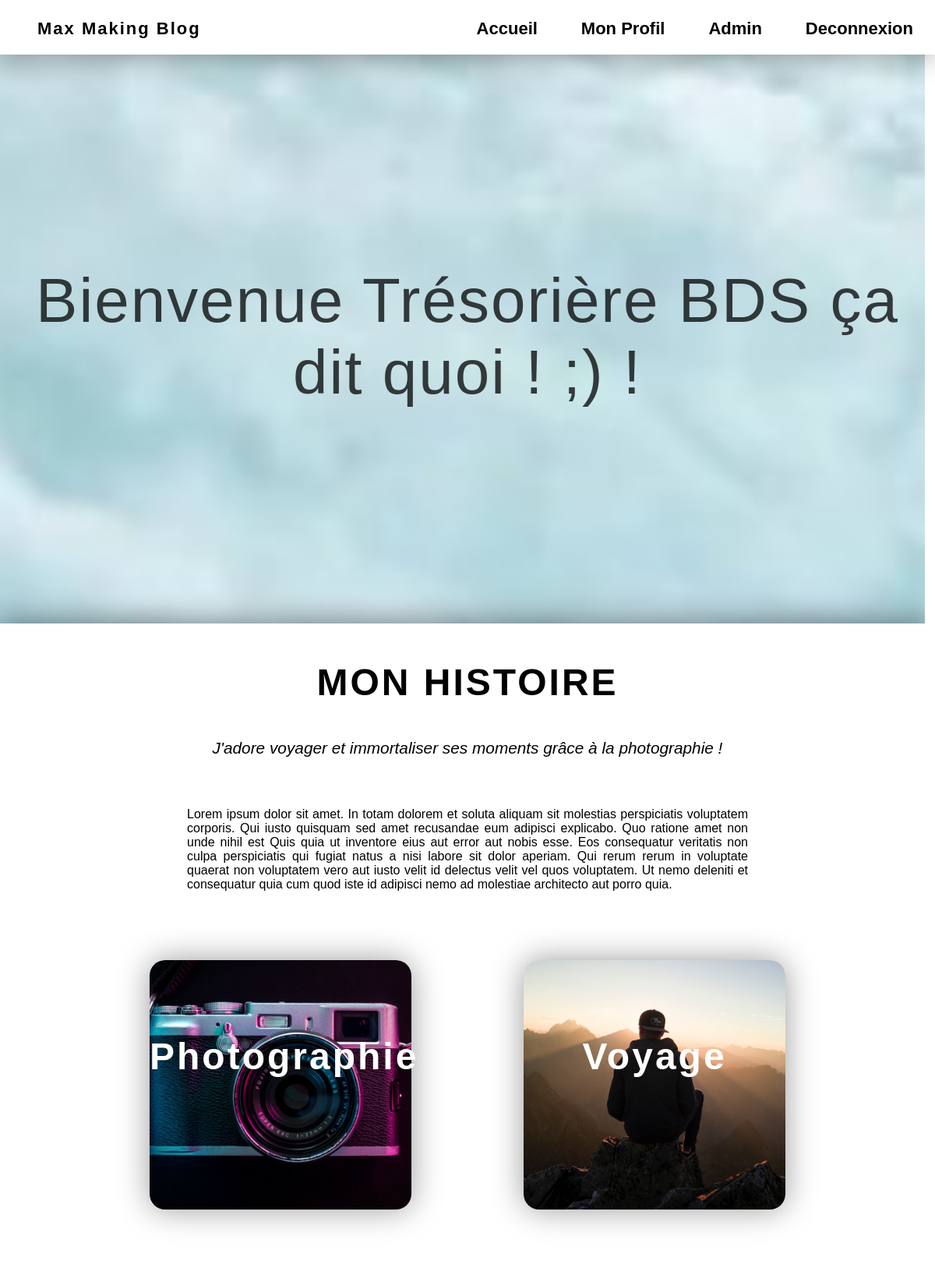
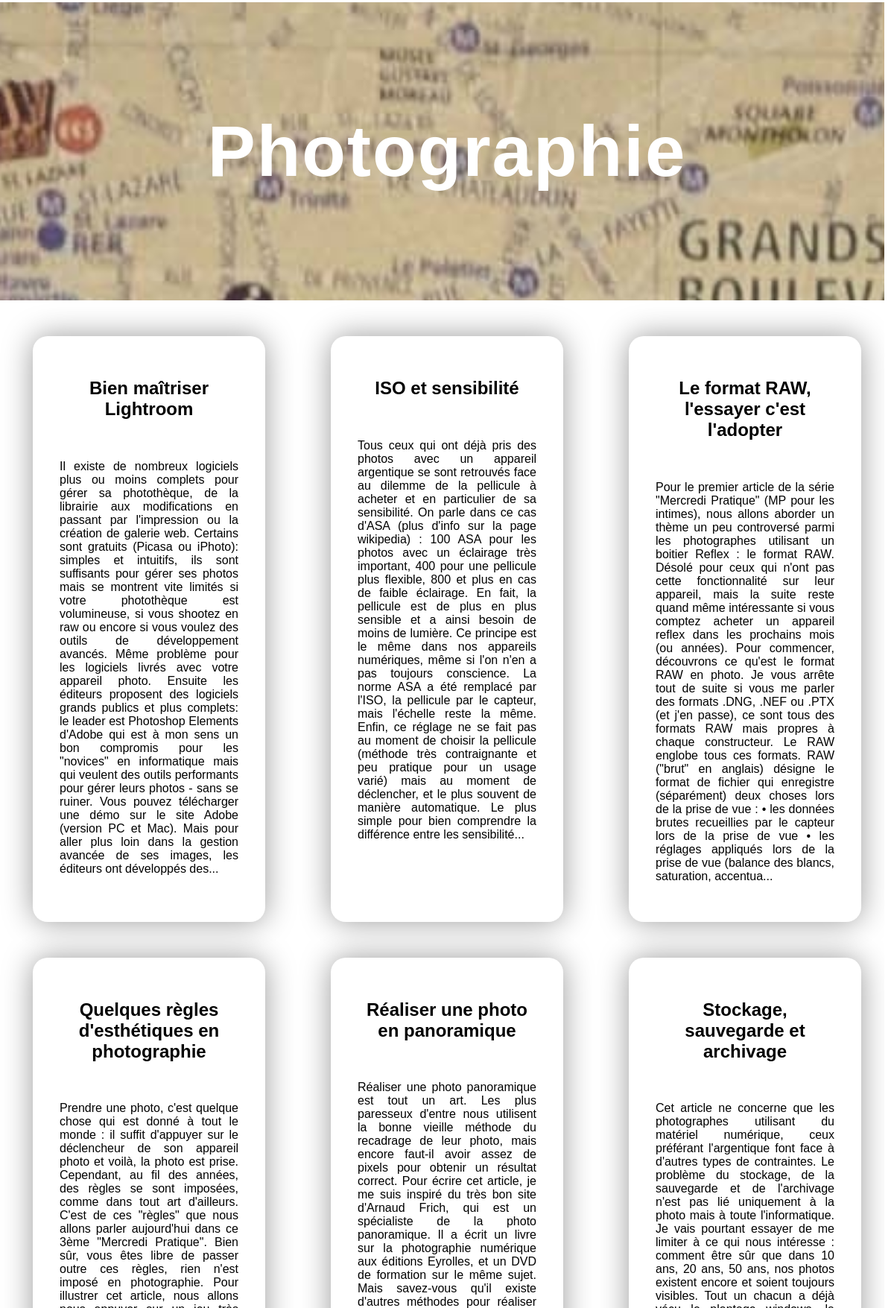
The page /website.php (signed in, upper part) on the database its author committed (2 pictures, top to bottom).
### tables this page shows
CREATE TABLE `article` (
  `ID_article` int(11) NOT NULL,
  `Title_article` varchar(255) NOT NULL,
  `Category_article` varchar(255) NOT NULL,
  `Content_article` text NOT NULL
);

### website.php (the view, shortened to what this page needs)
<?php
    require "database.php";
    $query1 = $db->prepare('SELECT `ID_article`, `Title_article`, `Content_article` FROM article WHERE Category_article=? ORDER BY Title_article');
    $query1->execute(array('Photographie'));
?>
<!DOCTYPE html>
<html lang="en">
<head>
    <link rel="stylesheet" href="style.css">
</head>
<body>
    <div id="scrollPath"></div>
    <div class="background_1 parallax">
        <header class="nav_main">
            <ul id="ul">
                <a id="li_max_main" class="" href="https://www.instagram.com/max_making/?hl=fr">Max Making Blog</a>
                <li id="li_main"><a href="disconnect.php">Deconnexion</a></li>
                <?php if($_SESSION['admin'] == 1){ ?><li id="li_main"><a href="admin.php">Admin</a></li><?php } ?>
                <li id="li_main"><a href="profil.php">Mon Profil</a></li>
                <li id="li_main"><a href="website.php">Accueil</a></li>
            </ul>
        </header>
        <p class="welcome">Bienvenue <?= $_SESSION['user']; ?> !</p>
    </div>
    <div class="intro">
        <h2>MON HISTOIRE</h2>
        <h3><i>J'adore voyager et immortaliser ses moments grâce à la photographie !</i></h3>
        <p>Lorem ipsum dolor sit amet. In totam dolorem et soluta aliquam sit molestias perspiciatis voluptatem corporis. Qui iusto quisquam sed amet recusandae eum adipisci explicabo.
        Quo ratione amet non unde nihil est Quis quia ut inventore eius aut error aut nobis esse.
        Eos consequatur veritatis non culpa perspiciatis qui fugiat natus a nisi labore sit dolor aperiam. Qui rerum rerum in voluptate quaerat non voluptatem vero aut iusto velit id delectus velit vel quos voluptatem.
        Ut nemo deleniti et consequatur quia cum quod iste id adipisci nemo ad molestiae architecto aut porro quia.
        </p>
        <div class="sum">
            <a href="#photo" class="sum1">Photographie</a>
            <a href="#trip" class="sum2">Voyage</a>
        </div>
    </div>
    <div class="background_2 parallax">
        <p>Photographie</p>
    </div>
    <div class="article_main">
        <?php while($p = $query1->fetch()){ ?>
            <a id="article_main_a" href="article.php?ID_article=<?= $p['ID_article'] ?>"><li><h2><?= $p['Title_article'] ?></h2><br><p><?= substr($p['Content_article'],0,1000) ?>...</p></li></a>
        <?php } ?>
    </div>
    <?php include 'scroll.php' ?>
</body>
</html>

### scroll.php (shortened to what this page needs)
<!DOCTYPE html>
<html lang="en">
<head>
    <link rel="stylesheet" href="style.css">
</head>
<body>
</body>
</html>

### style.css (style rules this page uses)
html, body { scroll-behavior: smooth; }
body { font-family: 'Montserrat', sans-serif; margin: 0px; padding: 0px; }
.parallax { background-attachment: fixed; background-position: center; background-repeat: no-repeat; background-size: cover; }
#scrollPath { position: fixed; top: 0; right: 0; width: 13px; height: 100%; background: rgb(255, 255, 255); }
header { display: flex; flex-wrap: wrap; width: 100%; height:70px; position: -webkit-sticky; position: sticky; top:0; }
#ul { font-size: 22px; font-weight: bold; list-style-type:none; width:100%; margin: 0; }
.background_1 { background-image: url('../Blog/images/jump.jpg'); height: 100vh; display: flex; justify-content: center; align-items: center; }
.background_2 { background-image: url('../Blog/images/paris.jpeg'); height: 50vh; display: flex; justify-content: center; align-items: center; }
.background_2 p { color: white; font-size: 600%; letter-spacing: 2px; font-weight: bold; }
.nav_main { position: fixed; background-color: rgb(255, 255, 255); box-shadow: 0 0 40px rgba(0,0,0,0.4); }
#li_max_main { float:left; color:rgb(0, 0, 0); text-align:center; text-decoration:none; transition: 0.4s; padding: 24px 8px 24px 8px; border-radius: 20px; letter-spacing: 2px; }
#li_main { float:right; padding: 24px 8px 24px 8px; }
#li_main a { color:rgb(0, 0, 0); text-align:center; text-decoration:none; transition: 0.4s; padding: 8px 20px; border-radius: 20px; }
.welcome { display: flex; background-attachment: fixed; background-repeat: no-repeat; height: 15%; font-size: 500%; color: rgba(0, 0, 0, 0.75); text-align: center; letter-spacing: 2px; border-radius: 20px; }
.intro { display: flex; justify-content: center; flex-wrap: wrap; background-color: white; box-shadow: 0 0 40px rgba(0,0,0,0.5); }
.intro h2 { text-align: center; font-size: 300%; letter-spacing: 3px; width: 100%; margin-top: 4%; margin-bottom: 2%; height: 6%; }
.intro h3 { width: 100%; font-size: 130%; font-weight: 100; text-align: center; margin-bottom: 4%; }
.intro p { width: 100%; font-weight: 100; text-align: justify; padding-left: 20%; padding-right: 20%; }
.sum { display: flex; justify-content: space-around; width: 80%; margin-top: 6%; margin-bottom: 8%; height: 40vh; }
.sum1 { width: 35%; background-image: url('./images/cam.jpeg'); background-position: center; background-size: cover; border-radius: 20px; box-shadow: 0 0 40px rgba(0,0,0,0.4); color: white; text-align: center; font-weight: bold; letter-spacing: 3px; padding-top: 10%; font-size: 300%; transition: 0.3s; text-decoration: none; }
.sum2 { width: 35%; background-image: url('./images/profil.jpg'); background-position: center; background-size: cover; border-radius: 20px; box-shadow: 0 0 40px rgba(0,0,0,0.4); color: white; text-align: center; font-weight: bold; letter-spacing: 3px; padding-top: 10%; font-size: 300%; transition: 0.3s; text-decoration: none; }
.article_main { padding-top: 4%; padding-bottom: 4%; width: 100%; box-shadow: 0 0 40px rgba(0,0,0,0.5); display: flex; flex-wrap: wrap; justify-content: space-around; }
#article_main_a { width: 20%; padding: 3%; margin-bottom: 4%; border-radius: 20px; overflow: hidden; text-overflow: ellipsis; box-shadow: 0 0 40px rgba(0,0,0,0.4); text-decoration: none; transition: 0.3s; }
#article_main_a li { color: black; text-overflow: ellipsis; list-style: none; }
#article_main_a h2 { text-align: center; }
#article_main_a p { text-align: justify; }

### rows shown on the page
article: Title_article "Bien maîtriser Lightroom", Content_article "Il existe de nombreux logiciels plus ou moins complets pour gérer sa photothèque, de la librairie aux modifications en passant par l'impression ou la création de galerie web. Certains sont gratuits (Picasa ou iPhoto): simples et intuitifs, ils sont suffisants pour gérer ses photos mais se montrent vite limités si votre photothèque est volumineuse, si vous shootez en raw ou encore si vous voulez des outils de développement avancés. Même problème pour les logiciels livrés avec votre appareil photo. Ensuite les éditeurs proposent des logiciels grands publics et plus complets: le leader est Photoshop Elements d'Adobe qui est à mon sens un bon compromis pour les \"novices\" en informatique mais…"
article: Title_article "ISO et sensibilité", Content_article "Tous ceux qui ont déjà pris des photos avec un appareil argentique se sont retrouvés face au dilemme de la pellicule à acheter et en particulier de sa sensibilité. On parle dans ce cas d'ASA (plus d'info sur la page wikipedia) : 100 ASA pour les photos avec un éclairage très important, 400 pour une pellicule plus flexible, 800 et plus en cas de faible éclairage. En fait, la pellicule est de plus en plus sensible et a ainsi besoin de moins de lumière. Ce principe est le même dans nos appareils numériques, même si l'on n'en a pas toujours conscience. La norme ASA a été remplacé par l'ISO, la pellicule par le capteur, mais l'échelle reste la même. Enfin, ce réglage ne se fait pas au moment de…"
article: Title_article "Le format RAW, l'essayer c'est l'adopter", Content_article "Pour le premier article de la série \"Mercredi Pratique\" (MP pour les intimes), nous allons aborder un thème un peu controversé parmi les photographes utilisant un boitier Reflex : le format RAW. Désolé pour ceux qui n'ont pas cette fonctionnalité sur leur appareil, mais la suite reste quand même intéressante si vous comptez acheter un appareil reflex dans les prochains mois (ou années). Pour commencer, découvrons ce qu'est le format RAW en photo. Je vous arrête tout de suite si vous me parler des formats .DNG, .NEF ou .PTX (et j'en passe), ce sont tous des formats RAW mais propres à chaque constructeur. Le RAW englobe tous ces formats. RAW (\"brut\" en anglais) désigne le format de fichier…"
article: Title_article "Quelques règles d'esthétiques en photographie"
article: Title_article "Réaliser une photo en panoramique"
article: Title_article "Stockage, sauvegarde et archivage"

### other values the page prints
$_SESSION['user'] "Trésorière BDS ça dit quoi ! ;)"
